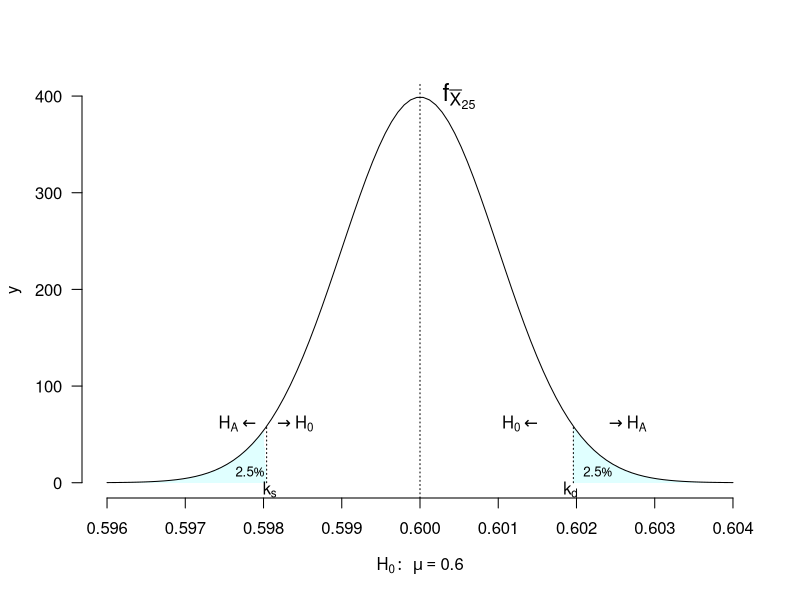

R code for this plot:
# TODO: Add comment
# 
# Author: ortellic
###############################################################################


pdf(file="grafici/k005TestBilaterale.pdf")
# test bilaterale

f <- function(x) {
	sigma2=0.001^2
	exp(-1/(2*sigma2)*(x-0.6)^2)/sqrt(2*pi*sigma2)
}


x <- seq(0.596,0.604,length.out = 100)
y <- f(x)

xPol1 <- c(0.596,seq(0.596,0.59804,by=0.0001))
yPol1 <- c(0,f(xPol1),0)
xPol1 <- c(0.596,xPol1,0.59804)

xPol2 <- c(0.60196,seq(0.60196,0.604,by=0.0001))
yPol2 <- c(0,f(xPol2),0)
xPol2 <- c(0.60196,xPol2,0.604)

xPol <- c(xPol1,NA,xPol2)
yPol <- c(yPol1,NA,yPol2)


plot(x,y,type="l",axes=FALSE, 
		xlab=expression(H[0]:~ ~mu==0.6),
		ylab="y",
		panel.first=polygon(xPol,yPol,col="lightcyan",border = NA)
)

Axis(at=seq(0.596,0.604,by=0.001),side=1)
Axis(side=2,las=1)

abline(v=0.6,lty=3)


lines(x=c(0.59804,0.59804),y=c(0,f(0.59804)),lty=3)
lines(x=c(0.60196,0.60196),y=c(0,f(0.60196)),lty=3)

text(0.60196+0.00016,f(0.60196),expression(phantom(0) %->% H[A]),cex=1,pos=4)
text(0.60196-0.00016,f(0.60196),expression(H[0] %<-% phantom(0)),cex=1,pos=2)


text(0.59804+0.00016,f(0.59804),expression(H[A] %<-% phantom(0)),cex=1,pos=2)
text(0.59804-0.00016,f(0.59804),expression(phantom(0) %->% H[0]),cex=1,pos=4)


text(0.6005,400,expression(f[bar(X)[25]]),cex=1.5)
text(0.60196,10,expression(paste(2.5, symbol("%"))),cex=0.8,pos=4)
text(0.59814,10,expression(paste(2.5, symbol("%"))),cex=0.8,pos=2)

text(0.59808,-7,expression(paste(k[s,5,symbol("%"),])),cex=1)
text(0.60192,-7,expression(paste(k[d,5,symbol("%"),])),cex=1)

dev.off()
